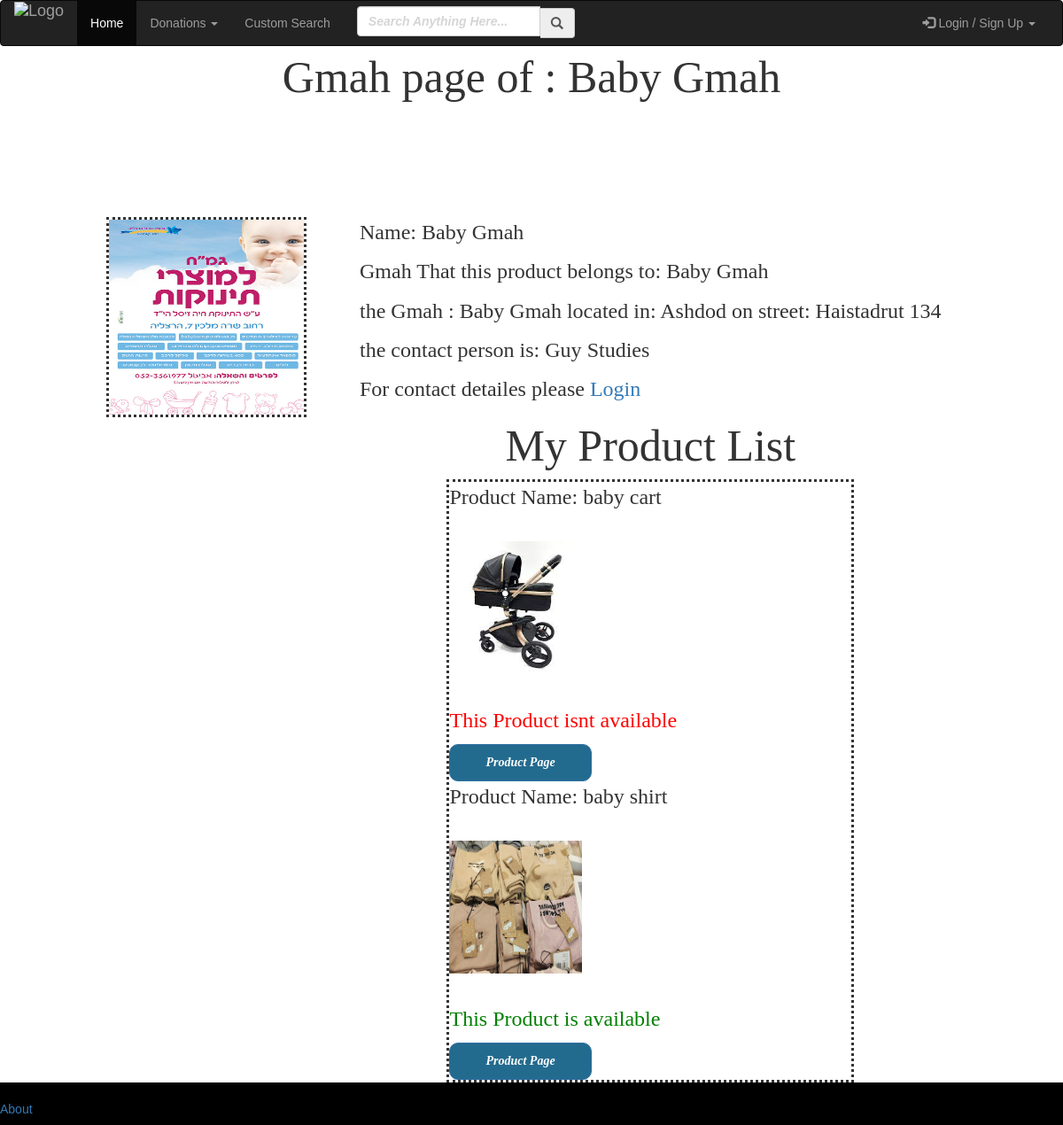
The app's page /gmah_page/12, older data.
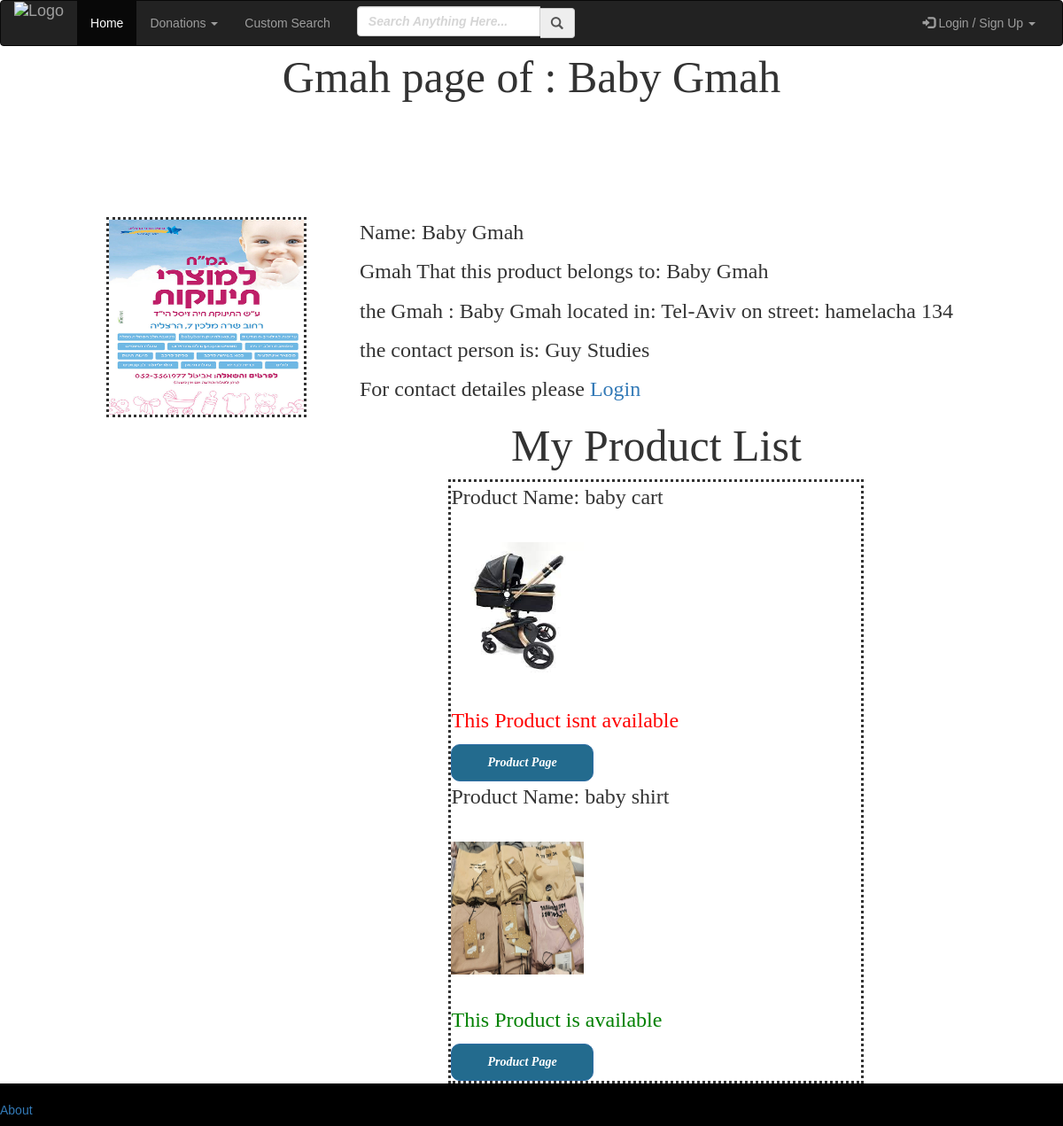
The same page, newer data.
### project/models.py (models this page shows)
class Gmah(UserMixin, db.Model):
    id = db.Column(db.Integer, primary_key=True)
    name = db.Column(db.String(1000))
    email = db.Column(db.String(1000))
    password = db.Column(db.String(100))
    owner_first_name = db.Column(db.String(50))
    owner_last_name = db.Column(db.String(50))
    phone = db.Column(db.String(10))
    category = db.Column(db.String(50))
    city = db.Column(db.String(200))
    street = db.Column(db.String(200))
    street_number = db.Column(db.Integer)
    profile_picture = db.Column(db.String(200))

### project/main.py (the view)
@main.route('/gmah_page/<id>')
def gmah_page(id):
    gmah = Gmah.query.filter_by(id=id).first()
    products = Products.query.filter_by(gmah_id=id).all()
    return render_template('gmah_page.html',gmah=gmah,products=products)

### project/templates/gmah_page.html
{% extends "base.html" %}
{% block content %}
<h2 class="homewelcome" style="text-align:center;">Gmah page of : {{gmah.name }} </h2>
    {% set imagename = gmah.profile_picture %}
    <div class="productphoto">
    <img src={{url_for('static',filename='images/profile/{}'.format(imagename))}} width="220px" height="220px"></br>
    </div>
<div class="productdesc">
    <p>Name:        {{ gmah.name }}</p>
    <p>Gmah That this product belongs to:  {{gmah.name}}</p>
    <p>the Gmah : {{gmah.name}} located in:  {{gmah.city}} on street: {{gmah.street}} {{gmah.street_number}}</p>
    <p>the contact person is: {{gmah.owner_first_name}} {{gmah.owner_last_name}}</p>
    {% if current_user.is_authenticated%}
    <p>the contact detailes: {{gmah.phone}}</p>
    {% else %}
    <p>For contact detailes please <a href="/login">Login</a></p>
     {% endif %}
    <h2 class="homewelcome" style="text-align:center;">My Product List</h2>
    <div class="eachproduct">
    {% for product in products %}
        <p>Product Name: {{ product.name }}</p>
        {% set imagename = product.pic_name %}
        <img class="resultProductPhoto" src={{url_for('static',filename='images/products/{}'.format(imagename))}} width="150px" height="150px"><br><br>
        {% if product.idle %}
        <p style="color: green;">This Product is available</p>
       {% else %}
        <p style="color: red;" >This Product isnt available</p>
       {% endif %}
        <a class="btn btn-primary" href="{{ url_for('main.product_page', id=product.id) }}">Product Page</a> <br>
    {% endfor %}
        </div><br>
</div>
<br><br>
{% endblock %}

Row changes from the older to the newer data that the page shows:
changed Gmah "Baby Gmah": city "Ashdod" → "Tel-Aviv"; street "Haistadrut" → "hamelacha"
